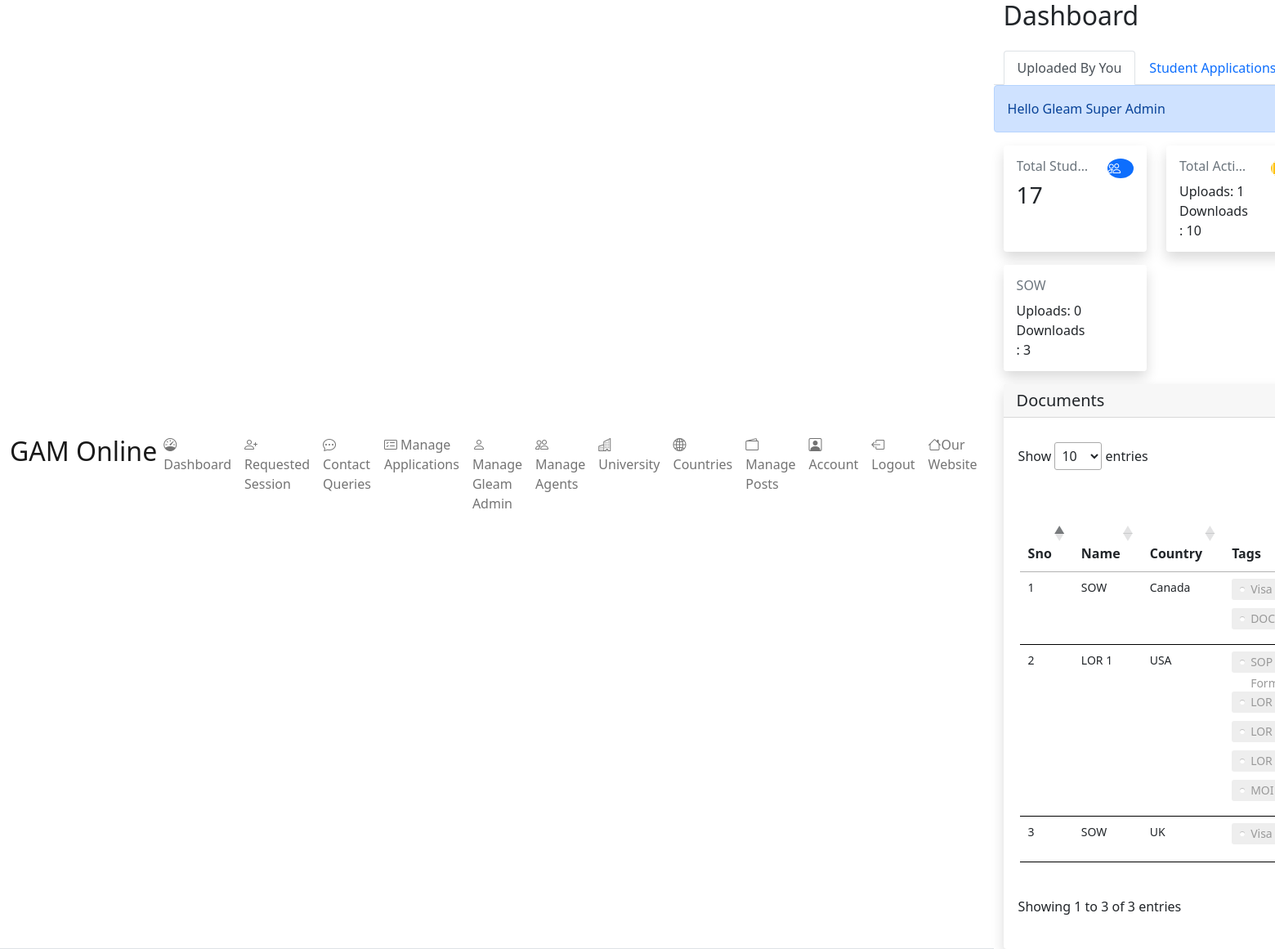
/frontend/admin/dashboard.php (signed in), run on the app's committed database.
### tables this page shows
CREATE TABLE `users` (
  `id` int(11) NOT NULL,
  `name` text DEFAULT NULL,
  `email` varchar(50) NOT NULL,
  `phone` bigint(15) NOT NULL,
  `password` varchar(100) NOT NULL,
  `is_admin` int(11) NOT NULL DEFAULT 0 COMMENT '0-student, 1-admin,2-agent, 3-gleam admin',
  `verification_code` text DEFAULT NULL,
  `forgot_token` text DEFAULT NULL,
  `verified` int(10) NOT NULL DEFAULT 0 COMMENT '0-No, 1-Yes',
  `user_block` int(10) NOT NULL DEFAULT 0 COMMENT '0-unblock, 1-block',
  `created_at` timestamp NOT NULL DEFAULT current_timestamp(),
  `updated_at` timestamp NULL DEFAULT NULL ON UPDATE current_timestamp(),
  `deleted_at` timestamp NULL DEFAULT NULL
);

CREATE TABLE `documents` (
  `id` int(200) NOT NULL,
  `name` text DEFAULT NULL,
  `file_location` varchar(200) NOT NULL,
  `will_student` int(11) NOT NULL,
  `country` int(11) DEFAULT NULL COMMENT 'id of country table',
  `tags` text DEFAULT NULL,
  `created_at` timestamp NOT NULL DEFAULT current_timestamp(),
  `updated_at` timestamp NULL DEFAULT NULL,
  `deleted_at` timestamp NULL DEFAULT NULL
);

CREATE TABLE `countries` (
  `id` int(11) NOT NULL,
  `country_name` text NOT NULL,
  `created_at` timestamp NOT NULL DEFAULT current_timestamp(),
  `updated_at` timestamp NULL DEFAULT NULL ON UPDATE current_timestamp(),
  `deleted_at` timestamp NULL DEFAULT NULL
);

### frontend/admin/dashboard.php (the view, shortened to what the rows shown need)
<?php
include("../../backend/config.php");
$stmt="SELECT name FROM users WHERE id=(?) AND is_admin=(?) LIMIT 1";
$sql=mysqli_prepare($conn, $stmt);
$is_admin=1;
mysqli_stmt_bind_param($sql,"ii",$_SESSION["admin_id"],$is_admin);
$result=mysqli_stmt_execute($sql);
if (!empty($result) && isset($result)){
    $data= mysqli_stmt_get_result($sql);
    $user_name=mysqli_fetch_array($data);
        ?>
        <?php
}
?>
<!DOCTYPE html>
<html lang="en">
<head>
    <?php require('./admin_components/header_links.php'); ?>
</head>
<body>
    <div class="d-flex flex-column flex-lg-row h-lg-full bg-surface-secondary">
       <?php require('./admin_components/side_bar.php'); ?>
        <div class="h-screen flex-grow-1 overflow-y-lg-auto">
            <header class="bg-surface-primary border-bottom pt-6">
                <div class="container-fluid">
                    <div class="mb-npx">
                        <div class="row align-items-center">
                            <div class="col-sm-6 col-12 mb-4 mb-sm-0">
                                <h1 class="h2 mb-0 ls-tight">Dashboard</h1>
                            </div>
                        </div>
                    </div>
                </div>
            </header>
            <div class="alert alert-primary" role="alert">
                Hello <?php echo $user_name['name']; ?>
            </div>
            <main class="py-6 bg-surface-secondary">
                <div class="container-fluid">
                    <div class="row g-6 mb-6">
                        <?php
                        $stmt="SELECT id,name FROM `documents`
                        WHERE documents.deleted_at IS NULL";
                        $sql=mysqli_prepare($conn, $stmt);
                        $result=mysqli_stmt_execute($sql);
                            if ($result){
                                $data= mysqli_stmt_get_result($sql);
                                while ($row = mysqli_fetch_array($data)){
                                    $stmt2="SELECT id FROM `activity` WHERE document_id=(?) AND activity_type=(?)";
                                    $sql2=mysqli_prepare($conn, $stmt2);
                                    $activity_type=2;
                                    mysqli_stmt_bind_param($sql2,"ii",$row["id"],$activity_type);
                                    $result2=mysqli_stmt_execute($sql2);
                                    if ($result2){
                                            mysqli_stmt_store_result($sql2);
                                            $nubmer_of_rows=mysqli_stmt_num_rows($sql2);
                                    }
                                    else{
                                        mysqli_stmt_close($sql2);
                                    }
                                    $stmt2="SELECT id FROM `activity` WHERE document_id=(?) AND activity_type=(?)";
                                    $sql2=mysqli_prepare($conn, $stmt2);
                                    $activity_type=1;
                                    mysqli_stmt_bind_param($sql2,"ii",$row["id"],$activity_type);
                                    $result2=mysqli_stmt_execute($sql2);
                                    if ($result2){
                                            mysqli_stmt_store_result($sql2);
                                            $nubmer_of_downloads=mysqli_stmt_num_rows($sql2);
                                    }
                                    else{
                                        mysqli_stmt_close($sql2);
                                    }
                        ?>
                        <div class="col-xl-3 col-sm-6 col-12 mb-3">
                            <div class="card shadow border-0 overflow_style" style="height: 130px; cursor:pointer;">
                                <form action="./document_activity.php" id="activity_form<?php echo $row['id']; ?>" method="get">
                                    <a  onclick="<?php echo 'activity_form'.$row['id']; ?>.submit();">
                                        <div class="card-body">
                                            <div class="row">
                                                <div class="col-8 mr-auto">
                                                    <span class="h6 font-semibold
                                                    text-muted text-sm d-block mb-2 text-truncate"><?php echo $row["name"]; ?></span>
                                                    <span class="h6 font-bold mb-0">Uploads: <?php echo $nubmer_of_rows; ?></span>
                                                    <br>
                                                    <span class="h6 font-bold mb-0">Downloads: <?php echo $nubmer_of_downloads; ?></span>
                                                </div>
                                                <div class="col-4  ml-auto text-center">
                                                    <div class="icon icon-shape bg-tertiary
                                                    text-white text-lg rounded-circle text-center">
                                                        <i class="bi bi-files"></i>
                                                    </div>
                                                </div>
                                            </div>
                                        </div>
                                    </a>
                                </form>
                            </div>
                        </div>
                        <?php }
                        }?>
                    </div>
                    <div class="card shadow border-0 mb-7">
                        <div class="table-responsive" style="padding: 30px 18px;">
                            <table class="table table-hover table-nowrap" id="myTable" style="padding: 30px 2px; border: 0px solid black !important;">
                                <thead class="thead-light">
                                    <tr>
                                        <th style="font-size: 16px;">Sno</th>
                                        <th style="font-size: 16px;">Name</th>
                                        <th style="font-size: 16px;">Country</th>
                                        <th style="font-size: 16px;">Tags</th>
                                    </tr>
                                </thead>
                                <tbody >
                                    <?php
                                        $stmt="SELECT countries.country_name,documents.id,documents.name,documents.tags,documents.will_student,documents.created_at,documents.file_location
                                        FROM `documents`
                                        INNER JOIN countries ON countries.id=documents.country WHERE documents.deleted_at IS NULL";
                                        $sql=mysqli_prepare($conn, $stmt);
                                        $result=mysqli_stmt_execute($sql);
                                        if ($result){
                                                $data= mysqli_stmt_get_result($sql);
                                                $sno=1;
                                                while ($row = mysqli_fetch_array($data)){
                                    ?>
                                    <tr>
                                        <td style="font-size: 14px;">
                                            <?php echo $sno;?>
                                        </td>
                                        <td style="font-size: 14px;">
                                            <?php echo $row["name"];?>
                                        </td>
                                        <td style="font-size: 14px;">
                                            <?php echo $row["country_name"];?>
                                        </td>
                                        <td class="overflow_style2" style="font-size: 14px;">
                                            <?php
                                                if($row["tags"]==null){
                                                    echo "Not Available";
                                                }
                                                else{
                                                    $tags=explode(",",$row["tags"]);
                                                    foreach($tags as $tag){
                                                        ?>
                                                        <a class="tag"><?php echo $tag==null?"Not Available":$tag;?></a>
                                                        <?php
                                                    }
                                                }
                                            ?>
                                        </td>
                                    </tr>
                                    <?php
                                    $sno++;
                                    }
                                }
                                ?>
                                </tbody>
                            </table>
                        </div>
                    </div>
                </div>
            </main>
        </div>
    </div>
</body>
</html>

### data on the page
users: name "Gleam Super Admin"
documents: name "SOW", nubmer_of_rows "0", nubmer_of_downloads "3", countries.country_name "UK", tags "Visa"
documents: name "SOW", countries.country_name "Canada", tags "Visa", tags "DOC"
documents: name "LOR 1", countries.country_name "USA", tags "SOP…", tags "LOR…", tags "MOI"

### other printed values
$row[0] "17"
$row[0] "1"
$row[0] "10"
